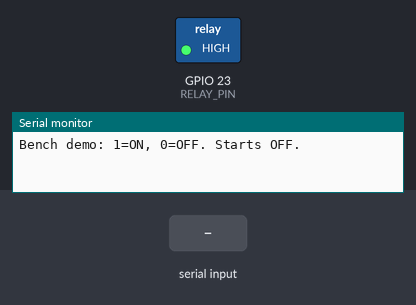
The sketch below on a simulated ESP32. Parts: switched loads named in the sketch (green lamp = pin HIGH), the last lines printed to the serial monitor. The test bench sets the inputs (shaded band).

Above: at 1.2 s.
1.3 s: "1" received over Serial
At 2.2 s:
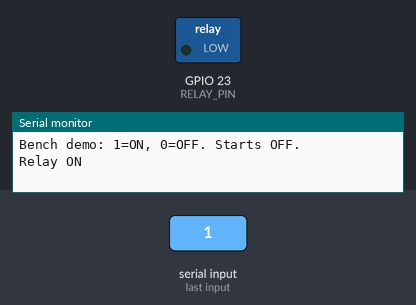
2.8 s: "0" received over Serial
At 3.4 s:
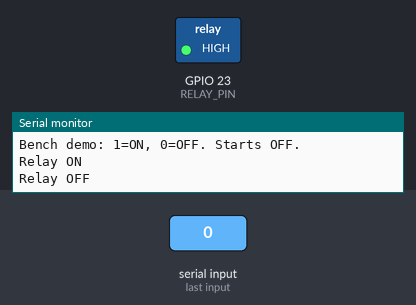
Timing chart, 0 to 5.8 s (numbered marks = the images above; inputs shaded):
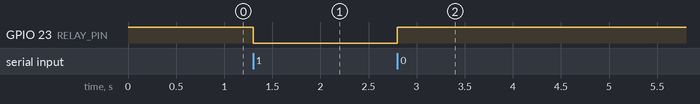

Measured:
- after the input at 1.3 s, GPIO 23 (RELAY_PIN): HIGH → LOW at once
- after the input at 2.8 s, GPIO 23 (RELAY_PIN): LOW → HIGH at once

The sketch:

esp32-relay-demo.ino
```cpp
// ESP32 low-voltage relay bench demo. No Wi-Fi or credentials required.
// Classic ESP32 DevKit example: verify your board's GPIO map before wiring.
#include <Arduino.h>
constexpr uint8_t RELAY_PIN = 23;
constexpr bool ACTIVE_LOW = true;  // Match the relay module datasheet.
constexpr uint8_t RELAY_ON = ACTIVE_LOW ? LOW : HIGH;
constexpr uint8_t RELAY_OFF = ACTIVE_LOW ? HIGH : LOW;

void setup() {
  pinMode(RELAY_PIN, OUTPUT);
  digitalWrite(RELAY_PIN, RELAY_OFF); // Request OFF immediately after output setup.
  Serial.begin(115200);
  Serial.println("Bench demo: 1=ON, 0=OFF. Starts OFF.");
}

void loop() {
  if (Serial.available() > 0) {
    const char command = Serial.read();
    if (command == '1' || command == '0') {
      const bool on = command == '1';
      digitalWrite(RELAY_PIN, on ? RELAY_ON : RELAY_OFF);
      Serial.println(on ? "Relay ON" : "Relay OFF");
    }
  }
}
```
